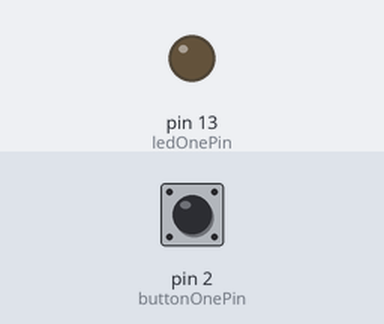
Bench run of a sketch on a simulated Arduino Uno, built with avr-gcc and run on an emulated ATmega328P. On the bench: output pins drawn as LEDs (lit = HIGH). Inputs (shaded band) come from the test bench; at power-on: pin 2 (buttonOnePin) HIGH.

Above: at 1.2 s.
1.3 s: pin 2 (buttonOnePin) pulled LOW for 3.2 s
At 1.7 s:
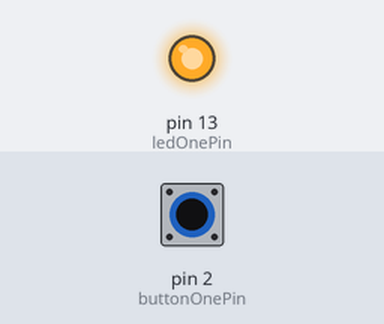
Timing chart, 0 to 6.0 s (numbered marks = the images above; inputs shaded):
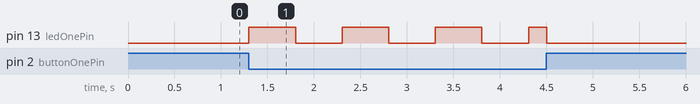

The sketch:

AfP_Class1_Ex08_ListeningBlink.pde
```cpp
/*

 This is code to demonstrates the a non-delay style blink.

 This version was for Class 1 of the Arduino for Programmers course taught
 at CRASH Space in October 2010 based on code in Class 2 (ex 7) of the
 Intro to Arduino class at Machine Project in April.

 Available:
 http://23longacre.com/sharedFiles/code/arduino/201004_MP_IntroToArduino/

 The Circuit:
   * Pin 2: momentary button attached, pulled high externally w/ 10k Ohm resistor
   (LOW = pressed)
   * Pin 13: internal LED

                     ___
                   ___|___
                |--o     o---|l> GND
    _________   |
   |	     |  |  10k Ohm
   |  	   2 |--|---/\/\/\---| Vcc (+5V)
   |  	     |
   | Arduino |
   |         |
   |         |
   |         |
   |         |
   |         |
   |      13 |---- LED set up for ya.
   |_________|

   See diagram at http://www.oomlout.com/a/products/ardx/circ-07


 The Behavior:
    When the a button is pressed an LED blinks.

 Written By: Carlyn Maw
 Created: April 2010
 Updated: Nov 1 2010

 */

//DEFINE: STEP ONE, GLOBAL STATUS VARS
long lastMillis= 0;
long currentMillis = 0;

//DEFINE: STEP TWO, INPUTS AND THEIR VARIABLES
//(why didn't I move these into the subfunctions?)
const int buttonOnePin = 2;
boolean buttonOneState = 0;
boolean buttonOneTrue = LOW;  //what do I look like when I'm pressed?

//DEFINE: STEP THREE, OUTPUTS AND THEIR VARIABLES
const int ledOnePin = 13;
int ledOneOnPeriod = 500;
int ledOneState;
long ledOneFlipTime;


//------------------------------------------------------------------ START SETUP LOOP
void setup() {
  //SETUP STEP TWO: Set digital pin mode for inputs and their initial conditions
  pinMode(buttonOnePin, INPUT);
  //uncomment these to use Arduino's internal pull up resistors
  //in this example we have our own.
  //digitalWrite(buttonOnePin, HIGH);

  //SETUP STEP THREE: Set digital pin mode for outputs and their initial conditions
  pinMode(ledOnePin, OUTPUT);
  digitalWrite(ledOnePin, LOW);
}

//------------------------------------------------------------------ START MAIN LOOP
void loop() {

  //LOOP: STEP ONE, CHECK THE TIME
  lastMillis = currentMillis; // dumps the time from the last loop into previous holder
  currentMillis = millis();  // refreshes time constant

  //LOOP: STEP TWO, POLL THE ENVIRONMENT
  buttonOneState = digitalRead(buttonOnePin);

  //LOOP: STEP THREE, DO SOMETHING ABOUT IT
   if (buttonOneState == buttonOneTrue) {
    //BLINK LED  ------------------------------ START NEW
    if ((ledOneOnPeriod) < (currentMillis- ledOneFlipTime)) {
        ledOneState ? ledOneState=false : ledOneState=true;
        ledOneFlipTime = currentMillis;
        digitalWrite(ledOnePin,ledOneState);
    }
    //BLINK LED  ----------------------------- END NEW
  }
  else {
    // turn it off and reset if push button is false
    //Needs ALLLLL of this. Do you remember why?
    digitalWrite(ledOnePin, LOW);   // this is old we've turned people off
                                    // before
    ledOneState = false; //NEW
    ledOneFlipTime = currentMillis - ledOneOnPeriod; //NEW
    //why not ledOneFlipTime = currentMillis, btw?
  }


}

//------------------------------------------------------------------- END MAIN LOOP
```

Measured:
- after the input at 1.3 s, pin 13 (ledOnePin): goes 3 × (HIGH 0.50 s, LOW 0.50 s), HIGH 0.19 s, then LOW, starting at once
